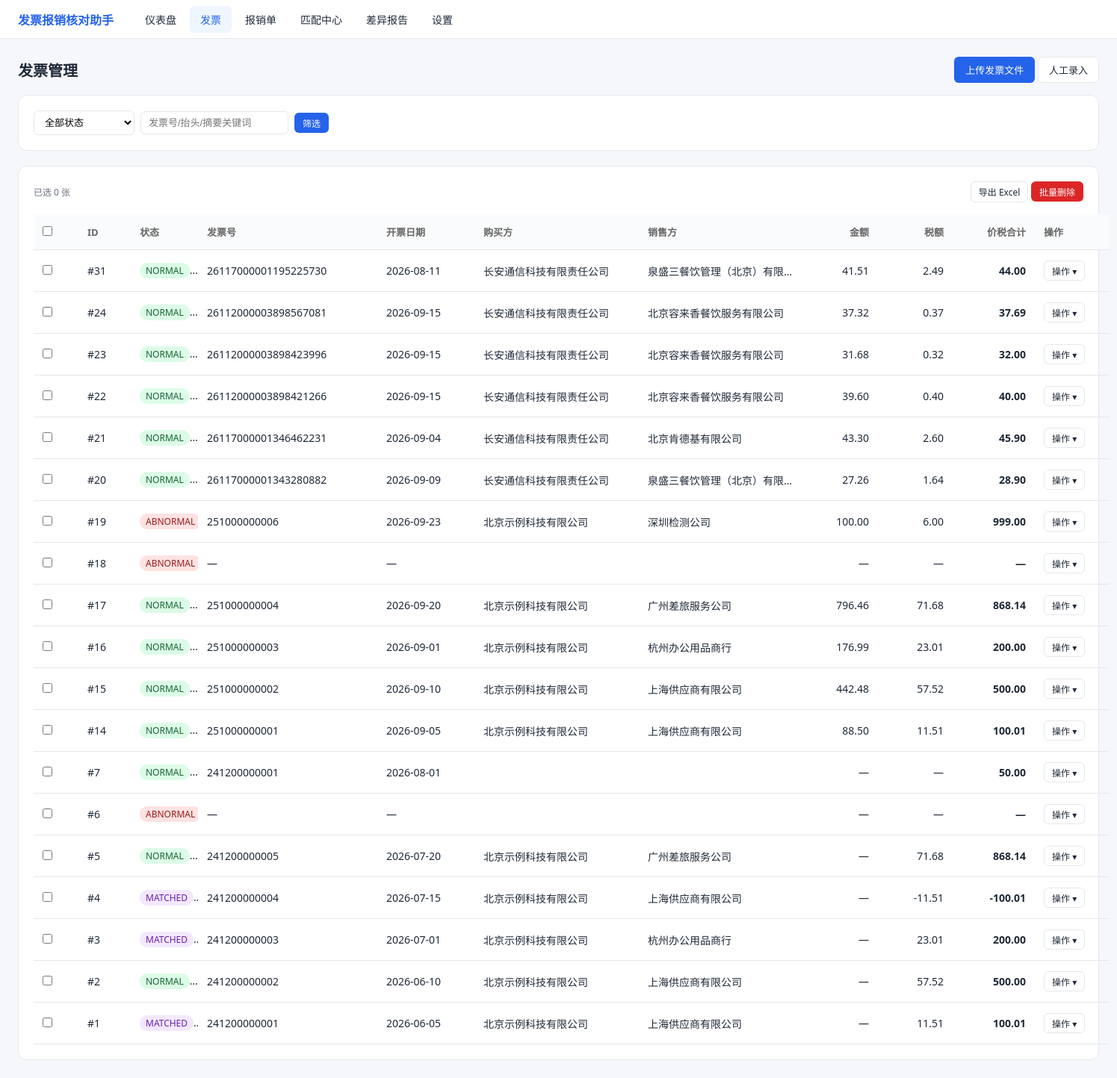
The app's page /invoices, older data.
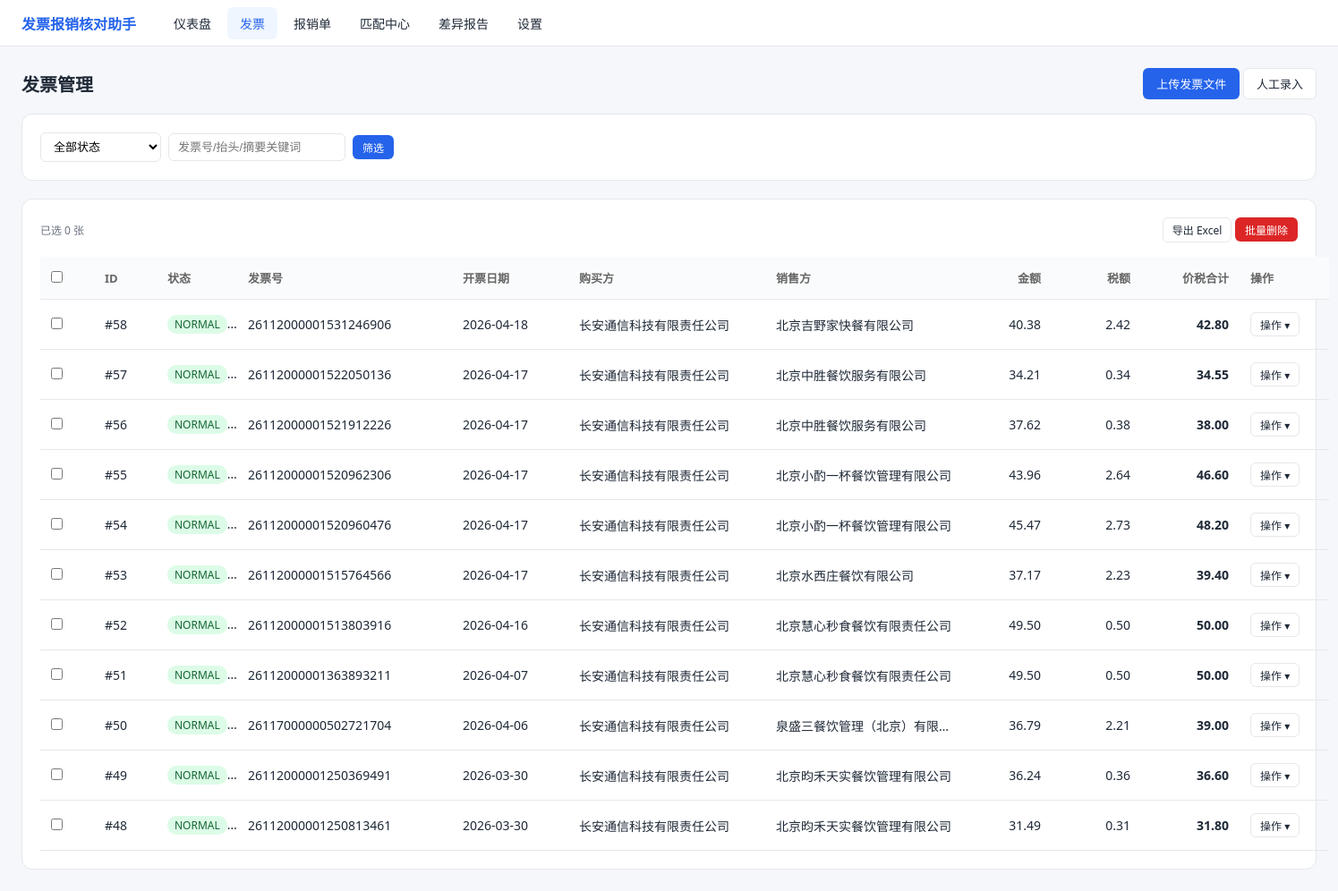
The same page, newer data.
### tables this page shows
CREATE TABLE invoice (
    id               INTEGER PRIMARY KEY AUTOINCREMENT,
    file_hash        TEXT NOT NULL,
    source_path      TEXT,
    file_type        TEXT NOT NULL CHECK(file_type IN ('pdf','ofd','xml','jpg','jpeg','png')),
    invoice_code     TEXT NOT NULL DEFAULT '',
    invoice_no       TEXT NOT NULL DEFAULT '',
    invoice_date     TEXT,
    buyer_name       TEXT NOT NULL DEFAULT '',
    buyer_tax_no     TEXT NOT NULL DEFAULT '',
    seller_name      TEXT NOT NULL DEFAULT '',
    seller_tax_no    TEXT NOT NULL DEFAULT '',
    amount           TEXT,
    tax_amount       TEXT,
    total_amount     TEXT,
    tax_rate         TEXT NOT NULL DEFAULT '',
    item_summary     TEXT NOT NULL DEFAULT '',
    check_code       TEXT NOT NULL DEFAULT '',
    raw_json         TEXT NOT NULL DEFAULT '{}',
    parse_engine     TEXT NOT NULL CHECK(parse_engine IN ('xml','ofd','pdf_text','ocr','manual')),
    parse_confidence REAL NOT NULL DEFAULT 0.0 CHECK(parse_confidence BETWEEN 0 AND 1),
    status           TEXT NOT NULL DEFAULT 'PARSING'
                     CHECK(status IN ('PARSING','PARSED','NORMAL','ABNORMAL','DUPLICATE','MATCHED')),
    is_red_flush     INTEGER NOT NULL DEFAULT 0,
    created_at       TEXT NOT NULL DEFAULT (datetime('now','localtime')),
    updated_at       TEXT NOT NULL DEFAULT (datetime('now','localtime'))
);

### app/web/pages.py (the view)
@pages.get("/invoices", response_class=HTMLResponse)
def invoices_page(request: Request, status: str = "", q: str = ""):
    rows = invoice_service.list_invoices(status=status or None, keyword=q or None)
    return templates.TemplateResponse(request, "invoices.html", {
        "request": request, "rows": rows,
        "status": status, "q": q,
        "counts": invoice_service.invoice_status_counts(),
    })

### app/web/templates/invoices.html (shortened to what this page needs)
{% extends "base.html" %}
{% block content %}
<div style="display:flex;justify-content:space-between;align-items:center;margin-bottom:16px;">
  <h1 style="font-size:20px;">发票管理</h1>
  <div>
    <button class="btn" onclick="openModal()">上传发票文件</button>
    <button class="btn btn-outline" onclick="openModalManual()">人工录入</button>
  </div>
</div>
<div class="card">
  <form class="inline" method="get">
    <select name="status">
      <option value="">全部状态</option>
    </select>
    <input name="q" value="{{ q }}" placeholder="发票号/抬头/摘要关键词">
    <button class="btn btn-sm">筛选</button>
  </form>
</div>
<div class="card">
  {% if rows %}
  <div style="display:flex;justify-content:space-between;align-items:center;margin-bottom:16px;">
    <span class="muted" id="selInfo">已选 0 张</span>
    <div>
      <a class="btn btn-outline btn-sm" href="/api/invoices/export?status={{ status }}&q={{ q }}">导出 Excel</a>
      <button class="btn btn-danger btn-sm" id="btnBatchDel" onclick="batchDelete()" disabled>批量删除</button>
    </div>
  </div>
  <table class="invoice-table">
    <colgroup>
      <col style="width:60px"><col style="width:70px"><col style="width:90px">
      <col style="width:240px"><col style="width:130px">
      <col style="width:220px"><col style="width:220px">
      <col style="width:100px"><col style="width:100px"><col style="width:110px">
      <col style="width:100px">
    </colgroup>
    <tr><th><input type="checkbox" id="chkAll" onchange="toggleAll(this)"></th>
        <th>ID</th><th>状态</th><th>发票号</th><th>开票日期</th>
        <th>购买方</th><th>销售方</th>
        <th class="col-number">金额</th><th class="col-number">税额</th><th class="col-number">价税合计</th>
        <th class="col-action">操作</th></tr>
    {% for i in rows %}
    <tr>
      <td><input type="checkbox" class="chk-inv" value="{{ i.id }}" onchange="refreshSel()"></td>
      <td>#{{ i.id }}</td>
      <td><span class="badge {{ i.status|badge }}">{{ i.status }}</span></td>
      <td title="{{ i.invoice_no or '' }}">{{ i.invoice_no or '—' }}</td>
      <td>{{ i.invoice_date or '—' }}</td>
      <td title="{{ i.buyer_name }}">{{ i.buyer_name }}</td>
      <td title="{{ i.seller_name }}">{{ i.seller_name }}</td>
      <td class="col-number">{{ i.amount or '—' }}</td>
      <td class="col-number">{{ i.tax_amount or '—' }}</td>
      <td class="col-number"><b>{{ i.total_amount or '—' }}</b></td>
      <td class="col-action">
        <div class="dropdown">
          <button class="btn btn-sm btn-outline action-btn" onclick="toggleDropdown(this)">操作 ▾</button>
        </div>
      </td>
    </tr>
    {% endfor %}
  </table>
  {% else %}<p class="muted">暂无发票，点击右上角"上传发票文件"开始导入</p>{% endif %}
</div>
{% endblock %}

Row changes from the older to the newer data that the page shows:
removed invoice: id "31", status "NORMA…", invoice_no "26117000001195225730", invoice_date "2026-08-11", buyer_name "长安通信科技有限责任公司", seller_name "泉盛三餐饮管理（北京）有限…", amount "41.51", tax_amount "2.49", total_amount "44.00"
removed invoice: id "24", status "NORMA…", invoice_no "26112000003898567081", invoice_date "2026-09-15", buyer_name "长安通信科技有限责任公司", seller_name "北京容来香餐饮服务有限公司", amount "37.32", tax_amount "0.37", total_amount "37.69"
removed invoice: id "23", status "NORMA…", invoice_no "26112000003898423996", invoice_date "2026-09-15", buyer_name "长安通信科技有限责任公司", seller_name "北京容来香餐饮服务有限公司", amount "31.68", tax_amount "0.32", total_amount "32.00"
removed invoice: id "22", status "NORMA…", invoice_no "26112000003898421266", invoice_date "2026-09-15", buyer_name "长安通信科技有限责任公司", seller_name "北京容来香餐饮服务有限公司", amount "39.60", tax_amount "0.40", total_amount "40.00"
removed invoice: id "21", status "NORMA…", invoice_no "26117000001346462231", invoice_date "2026-09-04", buyer_name "长安通信科技有限责任公司", seller_name "北京肯德基有限公司", amount "43.30", tax_amount "2.60", total_amount "45.90"
removed invoice: id "20", status "NORMA…", invoice_no "26117000001343280882", invoice_date "2026-09-09", buyer_name "长安通信科技有限责任公司", seller_name "泉盛三餐饮管理（北京）有限…", amount "27.26", tax_amount "1.64", total_amount "28.90"
removed invoice: id "19", status "ABNOR…", invoice_no "251000000006", invoice_date "2026-09-23", buyer_name "北京示例科技有限公司", seller_name "深圳检测公司", amount "100.00", tax_amount "6.00", total_amount "999.00"
removed invoice: id "18", status "ABNOR…", invoice_no "—", invoice_date "—", amount "—", tax_amount "—", total_amount "—"
removed invoice: id "17", status "NORMA…", invoice_no "251000000004", invoice_date "2026-09-20", buyer_name "北京示例科技有限公司", seller_name "广州差旅服务公司", amount "796.46", tax_amount "71.68", total_amount "868.14"
removed invoice: id "16", status "NORMA…", invoice_no "251000000003", invoice_date "2026-09-01", buyer_name "北京示例科技有限公司", seller_name "杭州办公用品商行", amount "176.99", tax_amount "23.01", total_amount "200.00"
removed invoice: id "15", status "NORMA…", invoice_no "251000000002", invoice_date "2026-09-10", buyer_name "北京示例科技有限公司", seller_name "上海供应商有限公司", amount "442.48", tax_amount "57.52", total_amount "500.00"
removed invoice: id "14", status "NORMA…", invoice_no "251000000001", invoice_date "2026-09-05", buyer_name "北京示例科技有限公司", seller_name "上海供应商有限公司", amount "88.50", tax_amount "11.51", total_amount "100.01"
removed invoice: id "7", status "NORMA…", invoice_no "241200000001", invoice_date "2026-08-01", amount "—", tax_amount "—", total_amount "50.00"
removed invoice: id "6", status "ABNOR…", invoice_no "—", invoice_date "—", amount "—", tax_amount "—", total_amount "—"
removed invoice: id "5", status "NORMA…", invoice_no "241200000005", invoice_date "2026-07-20", buyer_name "北京示例科技有限公司", seller_name "广州差旅服务公司", amount "—", tax_amount "71.68", total_amount "868.14"
removed invoice: id "4", status "MATCH…", invoice_no "241200000004", invoice_date "2026-07-15", buyer_name "北京示例科技有限公司", seller_name "上海供应商有限公司", amount "—", tax_amount "-11.51", total_amount "-100.01"
removed invoice: id "3", status "MATCH…", invoice_no "241200000003", invoice_date "2026-07-01", buyer_name "北京示例科技有限公司", seller_name "杭州办公用品商行", amount "—", tax_amount "23.01", total_amount "200.00"
removed invoice: id "2", status "NORMA…", invoice_no "241200000002", invoice_date "2026-06-10", buyer_name "北京示例科技有限公司", seller_name "上海供应商有限公司", amount "—", tax_amount "57.52", total_amount "500.00"
removed invoice: id "1", status "MATCH…", invoice_no "241200000001", invoice_date "2026-06-05", buyer_name "北京示例科技有限公司", seller_name "上海供应商有限公司", amount "—", tax_amount "11.51", total_amount "100.01"
added invoice: id "58", status "NORMA…", invoice_no "26112000001531246906", invoice_date "2026-04-18", buyer_name "长安通信科技有限责任公司", seller_name "北京吉野家快餐有限公司", amount "40.38", tax_amount "2.42", total_amount "42.80"
added invoice: id "57", status "NORMA…", invoice_no "26112000001522050136", invoice_date "2026-04-17", buyer_name "长安通信科技有限责任公司", seller_name "北京中胜餐饮服务有限公司", amount "34.21", tax_amount "0.34", total_amount "34.55"
added invoice: id "56", status "NORMA…", invoice_no "26112000001521912226", invoice_date "2026-04-17", buyer_name "长安通信科技有限责任公司", seller_name "北京中胜餐饮服务有限公司", amount "37.62", tax_amount "0.38", total_amount "38.00"
added invoice: id "55", status "NORMA…", invoice_no "26112000001520962306", invoice_date "2026-04-17", buyer_name "长安通信科技有限责任公司", seller_name "北京小酌一杯餐饮管理有限公司", amount "43.96", tax_amount "2.64", total_amount "46.60"
added invoice: id "54", status "NORMA…", invoice_no "26112000001520960476", invoice_date "2026-04-17", buyer_name "长安通信科技有限责任公司", seller_name "北京小酌一杯餐饮管理有限公司", amount "45.47", tax_amount "2.73", total_amount "48.20"
added invoice: id "53", status "NORMA…", invoice_no "26112000001515764566", invoice_date "2026-04-17", buyer_name "长安通信科技有限责任公司", seller_name "北京水西庄餐饮有限公司", amount "37.17", tax_amount "2.23", total_amount "39.40"
added invoice: id "52", status "NORMA…", invoice_no "26112000001513803916", invoice_date "2026-04-16", buyer_name "长安通信科技有限责任公司", seller_name "北京慧心秒食餐饮有限责任公司", amount "49.50", tax_amount "0.50", total_amount "50.00"
added invoice: id "51", status "NORMA…", invoice_no "26112000001363893211", invoice_date "2026-04-07", buyer_name "长安通信科技有限责任公司", seller_name "北京慧心秒食餐饮有限责任公司", amount "49.50", tax_amount "0.50", total_amount "50.00"
added invoice: id "50", status "NORMA…", invoice_no "26117000000502721704", invoice_date "2026-04-06", buyer_name "长安通信科技有限责任公司", seller_name "泉盛三餐饮管理（北京）有限…", amount "36.79", tax_amount "2.21", total_amount "39.00"
added invoice: id "49", status "NORMA…", invoice_no "26112000001250369491", invoice_date "2026-03-30", buyer_name "长安通信科技有限责任公司", seller_name "北京昀禾天实餐饮管理有限公司", amount "36.24", tax_amount "0.36", total_amount "36.60"
added invoice: id "48", status "NORMA…", invoice_no "26112000001250813461", invoice_date "2026-03-30", buyer_name "长安通信科技有限责任公司", seller_name "北京昀禾天实餐饮管理有限公司", amount "31.49", tax_amount "0.31", total_amount "31.80"
